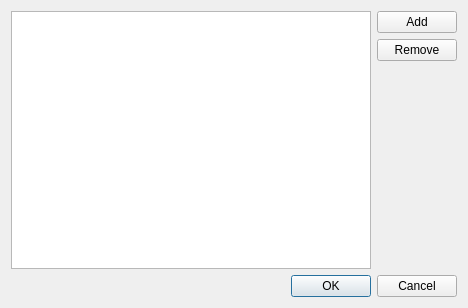
<?xml version="1.0" encoding="UTF-8"?>
<ui version="4.0">
 <class>DialogTagsEditor</class>
 <widget class="QDialog" name="DialogTagsEditor">
  <property name="geometry">
   <rect>
    <x>0</x>
    <y>0</y>
    <width>468</width>
    <height>308</height>
   </rect>
  </property>
  <property name="windowTitle">
   <string>Dialog</string>
  </property>
  <layout class="QGridLayout" name="gridLayout">
   <item row="0" column="0">
    <layout class="QVBoxLayout" name="verticalLayout">
     <item>
      <layout class="QHBoxLayout" name="horizontalLayout">
       <item>
        <widget class="QTreeWidget" name="m_list">
         <property name="rootIsDecorated">
          <bool>false</bool>
         </property>
         <property name="allColumnsShowFocus">
          <bool>false</bool>
         </property>
         <property name="headerHidden">
          <bool>true</bool>
         </property>
         <column>
          <property name="text">
           <string notr="true">1</string>
          </property>
         </column>
        </widget>
       </item>
       <item>
        <layout class="QVBoxLayout" name="verticalLayout_2">
         <item>
          <widget class="QPushButton" name="m_add">
           <property name="text">
            <string>Add</string>
           </property>
          </widget>
         </item>
         <item>
          <widget class="QPushButton" name="m_remove">
           <property name="text">
            <string>Remove</string>
           </property>
          </widget>
         </item>
         <item>
          <spacer name="verticalSpacer">
           <property name="orientation">
            <enum>Qt::Vertical</enum>
           </property>
           <property name="sizeHint" stdset="0">
            <size>
             <width>20</width>
             <height>40</height>
            </size>
           </property>
          </spacer>
         </item>
        </layout>
       </item>
      </layout>
     </item>
     <item>
      <layout class="QHBoxLayout" name="horizontalLayout_2">
       <item>
        <spacer name="horizontalSpacer">
         <property name="orientation">
          <enum>Qt::Horizontal</enum>
         </property>
         <property name="sizeHint" stdset="0">
          <size>
           <width>40</width>
           <height>20</height>
          </size>
         </property>
        </spacer>
       </item>
       <item>
        <widget class="QPushButton" name="buttonOk">
         <property name="text">
          <string>OK</string>
         </property>
         <property name="default">
          <bool>true</bool>
         </property>
        </widget>
       </item>
       <item>
        <widget class="QPushButton" name="buttonCancel">
         <property name="text">
          <string>Cancel</string>
         </property>
        </widget>
       </item>
      </layout>
     </item>
    </layout>
   </item>
  </layout>
 </widget>
 <resources/>
 <connections/>
</ui>
